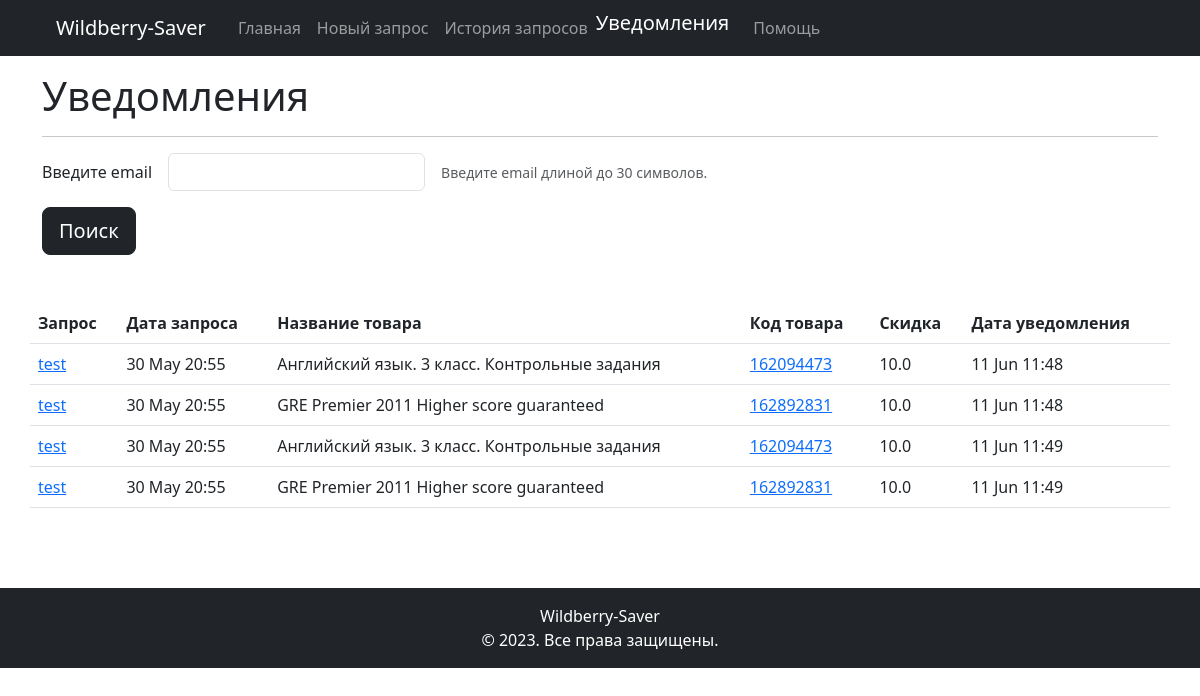
The page /notifications on the database its author committed.
### models.py (models this page shows)
class Query(db.Model):
    __tablename__ = 'queries'
    id = db.Column(db.Integer, primary_key=True)
    user_id = db.Column(db.Integer, db.ForeignKey('users.id'))
    query_title = db.Column(db.String(255))
    discount = db.Column(db.Float)
    created_at = db.Column(db.DateTime, default=datetime.now)
    user = db.relationship("User", back_populates="queries")
    products = db.relationship("Product", secondary="products_queries")
    notifications = db.relationship("Notification")

### views.py (the view)
@app.route('/notifications', methods=['GET', 'POST'])
def notifications_page():
    form = EmailSearch()
    notifications = get_notifications()
    if form.validate_on_submit():
        email = form.email.data
        notifications = get_notifications(email)
        form = EmailSearch()
    return render_template('notifications.html',
                            title='Уведомления',
                            form=form,
                            notifications=notifications,)

### forms.py
class EmailSearch(FlaskForm):
    email = EmailField(
        'Введите email',
        validators=[Email(message='Введите email'), Length(max=30, message='Введите Емаил длиной до 30 символов')]
    )
    submit = SubmitField('Поиск')

### crud.py (called while the page is built)
def get_notifications(email=None):
    def create_dict(notifications):
        return [
            {
                'query': notification.query_obj.query_title,
                'product_name': notification.product.name,
                'discount': notification.query_obj.discount,
                'date_query': notification.query_obj.created_at.strftime('%d %b %H:%M'),
                'created_at': notification.created_at.strftime('%d %b %H:%M'),
                'product_id': notification.product.id,
            } for notification in notifications
        ]
    if email:
        result = []
        user = models.User.query.filter_by(email=email).first()
        if user:
            for query in user.queries:
                result += create_dict(query.notifications)
            return result
    else:
        return create_dict(models.Notification.query.all())

### templates/notifications.html (shortened to what this page needs)
{% extends "includes/base.html" %}
{% block content %}
  <h1>Уведомления </h1>
  <hr>
<form method="POST" action="" novalidate>
  <div class="row g-3 align-items-center">
    <div class="col-auto">
      {{ form.email.label }}
    </div>
    <div class="col-auto">
      {{ form.email(class="form-control") }}
    </div>
    <div class="col-auto">
      <span id="passwordHelpInline" class="form-text">
        Введите email длиной до 30 символов.
      </span>
    </div>
    <div class="d-grid gap-2 d-md-block">
    {{ form.submit(class="btn btn-dark btn-lg") }}
    </div>
  </div>
<div class="row my-5">
  <table class="table">
    <thead>
      <tr>
        <th scope="col">Запрос</th>
        <th scope="col">Дата запроса</th>
        <th scope="col">Название товара</th>
        <th scope="col">Код товара</th>
        <th scope="col">Скидка</th>
        <th scope="col">Дата уведомления</th>
      </tr>
    </thead>
    <tbody>
      {% for notification in notifications %}
      <tr>
        <td>
          <a href="https://www.wildberries.ru/catalog/0/search.aspx?search={{notification.query}}">{{notification.query}}</a>
        </td>
        <td>{{notification.date_query}}</td>
        <td>{{notification.product_name}}</td>
        <td>
          <a href="https://www.wildberries.ru/catalog/{{notification.product_id}}/detail.aspx">{{notification.product_id}}</a>
        </td>
        <td>{{notification.discount}}</td>
        <td>{{notification.created_at}}</td>
      </tr>
      {% endfor %}
    </tbody>
  </table>
</div>
</form>
{% endblock content %}

### templates/includes/base.html (shortened to what this page needs)
<!DOCTYPE html>
<html lang="ru">
<head>
  <link href="https://cdn.jsdelivr.net/npm/bootstrap@5.3.0-alpha3/dist/css/bootstrap.min.css" rel="stylesheet">
</head>
<body>
  <div id="wrapper">
    {% include "includes/navigation.html" %}
    <div class="container my-3">
      <div class="row">
        <div class="col-md-12">
          {% block content %}{% endblock content %}
        </div>
      </div>
    </div>
    {% include "includes/footer.html" %}
  </div>
</body>
</html>

### templates/includes/navigation.html (shortened to what this page needs)
<nav class="navbar navbar-expand-md navbar-dark bg-dark">
  <div class="collapse navbar-collapse mx-5" id="navbarNav">
    <ul class="navbar-nav">
      <li class="nav-item active">
        <a class="navbar-brand nav-link" href="{{ url_for('index') }}">Wildberry-Saver</a>
      </li>
      <li class="nav-item active">
        <a class="{% if title == 'Главная' %}navbar-brand{%else%}nav-link{%endif%}"href="{{ url_for('index') }}">Главная</a>
      </li>
      <li class="nav-brand">
        <a class="{% if title == 'Новый запрос' %}navbar-brand{%else%}nav-link{%endif%}"href="{{ url_for('add_query') }}">Новый запрос</a>
      </li>
      <li class="nav-item">
        <a class="{% if title == 'История запросов' %}navbar-brand{%else%}nav-link{%endif%}"href="{{ url_for('history_search') }}">История запросов</a>
      </li>
      <li class="nav-item">
        <a class="{% if title == 'Уведомления' %}navbar-brand{%else%}nav-link{%endif%}"href="{{ url_for('notifications_page') }}">Уведомления</a>
      </li>
      <li class="nav-item">
        <a class="{% if title == 'Помощь' %}navbar-brand{%else%}nav-link{%endif%}"href="{{ url_for('help_page') }}">Помощь</a>
      </li>
    </ul>
  </div>
</nav>

### templates/includes/footer.html
<footer id="footer" class="bg-dark text-white text-center py-3">
  <a class="navbar-brand nav-link" href="{{ url_for('index') }}">Wildberry-Saver</a> &copy; 2023. Все права защищены.
</footer>

### rows shown on the page
Query: query "test", date_query "30 May 20:55", product_name "Английский язык. 3 класс. Контрольные задания", product_id "162094473", discount "10.0", created_at "11 Jun 11:48", product_name "GRE Premier 2011 Higher score guaranteed", product_id "162892831"
Query: query "test", date_query "30 May 20:55", product_name "Английский язык. 3 класс. Контрольные задания", product_id "162094473", discount "10.0", created_at "11 Jun 11:49", product_name "GRE Premier 2011 Higher score guaranteed", product_id "162892831"
